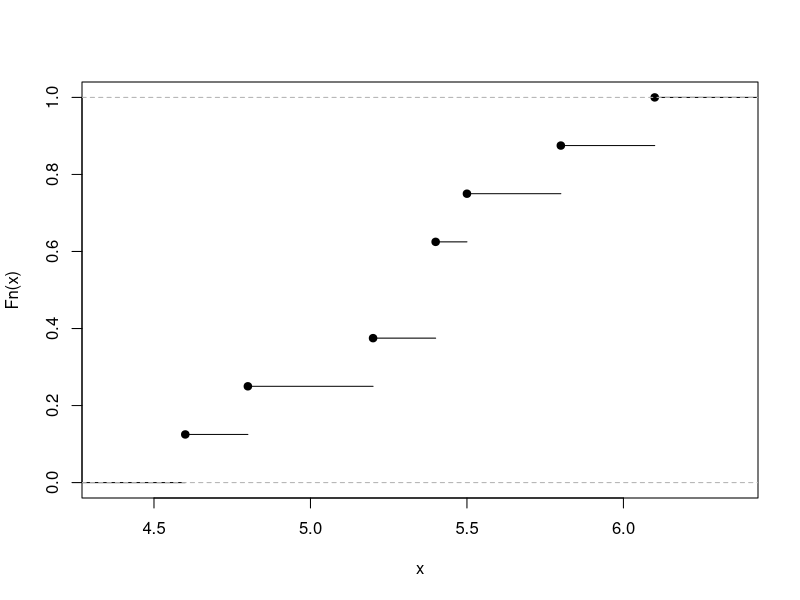
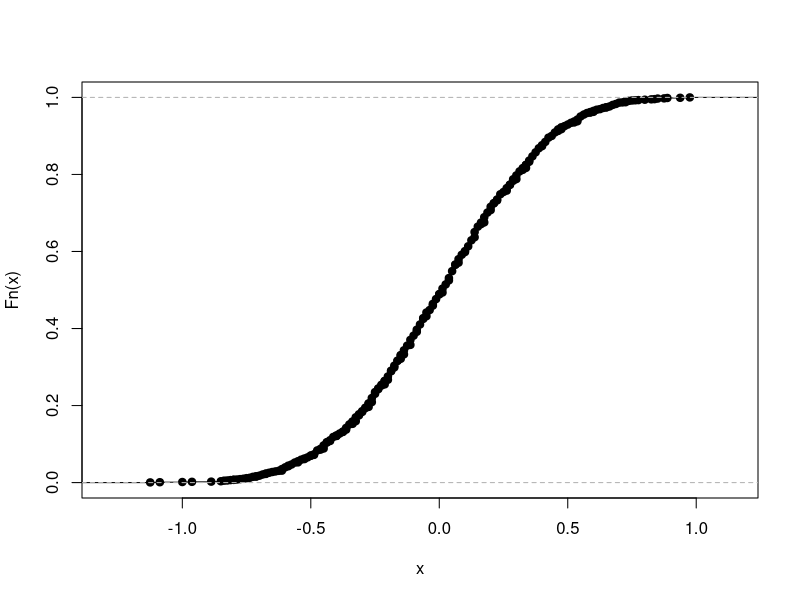

Source code (R) for these figures, in order:
## ---- chunk 1

observedSample <- c(5.20, 4.80, 5.40, 4.60, 
                    6.10, 5.40, 5.80, 5.50)

myecdf_fun     <- ecdf(observedSample)

plot(myecdf_fun, main="")
## ---- chunk 2
observedSample <- c(-0.6, 1.0, 1.4, -0.8, 1.6, 1.9, -0.1, 0.7)
## ---- chunk 3
## generating a bootstrap sample
bootSample <- sample(x       = observedSample, 
                     size    = length(observedSample), 
                     replace = TRUE)
## ---- chunk 4
n                <- length(observedSample)
Xbar             <- mean(observedSample)
m                <- 2000
bootRealizations <- numeric(m)

for(l in seq_len(m)){
 bootSample          <- sample(x       = observedSample, 
                               size    = n, 
                               replace = TRUE)
 bootXbar            <- mean(bootSample)
 bootRealizations[l] <- bootXbar - Xbar
}

plot(ecdf(bootRealizations), main="")
